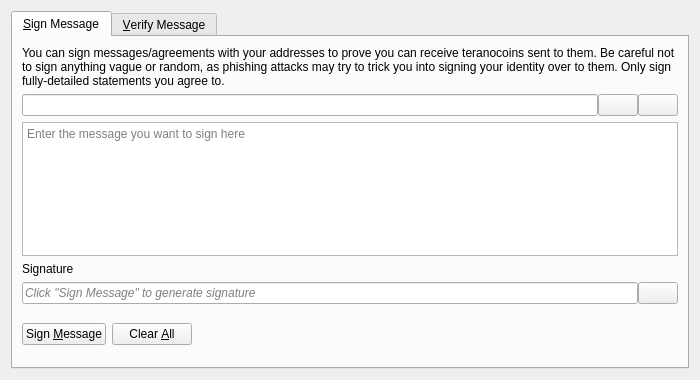
<?xml version="1.0" encoding="UTF-8"?>
<ui version="4.0">
 <class>SignVerifyMessageDialog</class>
 <widget class="QDialog" name="SignVerifyMessageDialog">
  <property name="geometry">
   <rect>
    <x>0</x>
    <y>0</y>
    <width>700</width>
    <height>380</height>
   </rect>
  </property>
  <property name="windowTitle">
   <string>Signatures - Sign / Verify a Message</string>
  </property>
  <property name="modal">
   <bool>true</bool>
  </property>
  <layout class="QVBoxLayout" name="verticalLayout">
   <item>
    <widget class="QTabWidget" name="tabWidget">
     <property name="currentIndex">
      <number>0</number>
     </property>
     <widget class="QWidget" name="tabSignMessage">
      <attribute name="title">
       <string>&amp;Sign Message</string>
      </attribute>
      <layout class="QVBoxLayout" name="verticalLayout_SM">
       <item>
        <widget class="QLabel" name="infoLabel_SM">
         <property name="text">
          <string>You can sign messages/agreements with your addresses to prove you can receive teranocoins sent to them. Be careful not to sign anything vague or random, as phishing attacks may try to trick you into signing your identity over to them. Only sign fully-detailed statements you agree to.</string>
         </property>
         <property name="textFormat">
          <enum>Qt::PlainText</enum>
         </property>
         <property name="wordWrap">
          <bool>true</bool>
         </property>
        </widget>
       </item>
       <item>
        <layout class="QHBoxLayout" name="horizontalLayout_1_SM">
         <property name="spacing">
          <number>0</number>
         </property>
         <item>
          <widget class="QValidatedLineEdit" name="addressIn_SM">
           <property name="toolTip">
            <string>The Teranocoin address to sign the message with</string>
           </property>
          </widget>
         </item>
         <item>
          <widget class="QPushButton" name="addressBookButton_SM">
           <property name="toolTip">
            <string>Choose previously used address</string>
           </property>
           <property name="text">
            <string/>
           </property>
           <property name="icon">
            <iconset resource="../bitcoin.qrc">
             <normaloff>:/icons/address-book</normaloff>:/icons/address-book</iconset>
           </property>
           <property name="shortcut">
            <string>Alt+A</string>
           </property>
           <property name="autoDefault">
            <bool>false</bool>
           </property>
          </widget>
         </item>
         <item>
          <widget class="QPushButton" name="pasteButton_SM">
           <property name="toolTip">
            <string>Paste address from clipboard</string>
           </property>
           <property name="text">
            <string/>
           </property>
           <property name="icon">
            <iconset resource="../bitcoin.qrc">
             <normaloff>:/icons/editpaste</normaloff>:/icons/editpaste</iconset>
           </property>
           <property name="shortcut">
            <string>Alt+P</string>
           </property>
           <property name="autoDefault">
            <bool>false</bool>
           </property>
          </widget>
         </item>
        </layout>
       </item>
       <item>
        <widget class="QPlainTextEdit" name="messageIn_SM">
         <property name="toolTip">
          <string>Enter the message you want to sign here</string>
         </property>
         <property name="placeholderText">
          <string>Enter the message you want to sign here</string>
         </property>
        </widget>
       </item>
       <item>
        <widget class="QLabel" name="signatureLabel_SM">
         <property name="text">
          <string>Signature</string>
         </property>
         <property name="textFormat">
          <enum>Qt::PlainText</enum>
         </property>
        </widget>
       </item>
       <item>
        <layout class="QHBoxLayout" name="horizontalLayout_2_SM">
         <property name="spacing">
          <number>0</number>
         </property>
         <item>
          <widget class="QLineEdit" name="signatureOut_SM">
           <property name="placeholderText">
            <string>Click "Sign Message" to generate signature</string>
           </property>
           <property name="font">
            <font>
             <italic>true</italic>
            </font>
           </property>
           <property name="readOnly">
            <bool>true</bool>
           </property>
          </widget>
         </item>
         <item>
          <widget class="QPushButton" name="copySignatureButton_SM">
           <property name="toolTip">
            <string>Copy the current signature to the system clipboard</string>
           </property>
           <property name="text">
            <string/>
           </property>
           <property name="icon">
            <iconset resource="../bitcoin.qrc">
             <normaloff>:/icons/editcopy</normaloff>:/icons/editcopy</iconset>
           </property>
           <property name="autoDefault">
            <bool>false</bool>
           </property>
          </widget>
         </item>
        </layout>
       </item>
       <item>
        <layout class="QHBoxLayout" name="horizontalLayout_3_SM">
         <item>
          <widget class="QPushButton" name="signMessageButton_SM">
           <property name="toolTip">
            <string>Sign the message to prove you own this Teranocoin address</string>
           </property>
           <property name="text">
            <string>Sign &amp;Message</string>
           </property>
           <property name="icon">
            <iconset resource="../bitcoin.qrc">
             <normaloff>:/icons/edit</normaloff>:/icons/edit</iconset>
           </property>
           <property name="autoDefault">
            <bool>false</bool>
           </property>
          </widget>
         </item>
         <item>
          <widget class="QPushButton" name="clearButton_SM">
           <property name="toolTip">
            <string>Reset all sign message fields</string>
           </property>
           <property name="text">
            <string>Clear &amp;All</string>
           </property>
           <property name="icon">
            <iconset resource="../bitcoin.qrc">
             <normaloff>:/icons/remove</normaloff>:/icons/remove</iconset>
           </property>
           <property name="autoDefault">
            <bool>false</bool>
           </property>
          </widget>
         </item>
         <item>
          <spacer name="horizontalSpacer_1_SM">
           <property name="orientation">
            <enum>Qt::Horizontal</enum>
           </property>
           <property name="sizeHint" stdset="0">
            <size>
             <width>40</width>
             <height>48</height>
            </size>
           </property>
          </spacer>
         </item>
         <item>
          <widget class="QLabel" name="statusLabel_SM">
           <property name="font">
            <font>
             <weight>75</weight>
             <bold>true</bold>
            </font>
           </property>
           <property name="text">
            <string/>
           </property>
           <property name="wordWrap">
            <bool>true</bool>
           </property>
          </widget>
         </item>
         <item>
          <spacer name="horizontalSpacer_2_SM">
           <property name="orientation">
            <enum>Qt::Horizontal</enum>
           </property>
           <property name="sizeHint" stdset="0">
            <size>
             <width>40</width>
             <height>48</height>
            </size>
           </property>
          </spacer>
         </item>
        </layout>
       </item>
      </layout>
     </widget>
     <widget class="QWidget" name="tabVerifyMessage">
      <attribute name="title">
       <string>&amp;Verify Message</string>
      </attribute>
      <layout class="QVBoxLayout" name="verticalLayout_VM">
       <item>
        <widget class="QLabel" name="infoLabel_VM">
         <property name="text">
          <string>Enter the receiver's address, message (ensure you copy line breaks, spaces, tabs, etc. exactly) and signature below to verify the message. Be careful not to read more into the signature than what is in the signed message itself, to avoid being tricked by a man-in-the-middle attack. Note that this only proves the signing party receives with the address, it cannot prove sendership of any transaction!</string>
         </property>
         <property name="textFormat">
          <enum>Qt::PlainText</enum>
         </property>
         <property name="alignment">
          <set>Qt::AlignLeading|Qt::AlignLeft|Qt::AlignTop</set>
         </property>
         <property name="wordWrap">
          <bool>true</bool>
         </property>
        </widget>
       </item>
       <item>
        <layout class="QHBoxLayout" name="horizontalLayout_1_VM">
         <property name="spacing">
          <number>0</number>
         </property>
         <item>
          <widget class="QValidatedLineEdit" name="addressIn_VM">
           <property name="toolTip">
            <string>The Teranocoin address the message was signed with</string>
           </property>
          </widget>
         </item>
         <item>
          <widget class="QPushButton" name="addressBookButton_VM">
           <property name="toolTip">
            <string>Choose previously used address</string>
           </property>
           <property name="text">
            <string/>
           </property>
           <property name="icon">
            <iconset resource="../bitcoin.qrc">
             <normaloff>:/icons/address-book</normaloff>:/icons/address-book</iconset>
           </property>
           <property name="shortcut">
            <string>Alt+A</string>
           </property>
           <property name="autoDefault">
            <bool>false</bool>
           </property>
          </widget>
         </item>
        </layout>
       </item>
       <item>
        <widget class="QPlainTextEdit" name="messageIn_VM">
          <property name="toolTip">
            <string>The signed message to verify</string>
          </property>
          <property name="placeholderText">
            <string>The signed message to verify</string>
          </property>
        </widget>
       </item>
       <item>
        <widget class="QValidatedLineEdit" name="signatureIn_VM">
          <property name="toolTip">
            <string>The signature given when the message was signed</string>
          </property>
          <property name="placeholderText">
            <string>The signature given when the message was signed</string>
          </property>
        </widget>
       </item>
       <item>
        <layout class="QHBoxLayout" name="horizontalLayout_2_VM">
         <item>
          <widget class="QPushButton" name="verifyMessageButton_VM">
           <property name="toolTip">
            <string>Verify the message to ensure it was signed with the specified Teranocoin address</string>
           </property>
           <property name="text">
            <string>Verify &amp;Message</string>
           </property>
           <property name="icon">
            <iconset resource="../bitcoin.qrc">
             <normaloff>:/icons/transaction_0</normaloff>:/icons/transaction_0</iconset>
           </property>
           <property name="autoDefault">
            <bool>false</bool>
           </property>
          </widget>
         </item>
         <item>
          <widget class="QPushButton" name="clearButton_VM">
           <property name="toolTip">
            <string>Reset all verify message fields</string>
           </property>
           <property name="text">
            <string>Clear &amp;All</string>
           </property>
           <property name="icon">
            <iconset resource="../bitcoin.qrc">
             <normaloff>:/icons/remove</normaloff>:/icons/remove</iconset>
           </property>
           <property name="autoDefault">
            <bool>false</bool>
           </property>
          </widget>
         </item>
         <item>
          <spacer name="horizontalSpacer_1_VM">
           <property name="orientation">
            <enum>Qt::Horizontal</enum>
           </property>
           <property name="sizeHint" stdset="0">
            <size>
             <width>40</width>
             <height>48</height>
            </size>
           </property>
          </spacer>
         </item>
         <item>
          <widget class="QLabel" name="statusLabel_VM">
           <property name="font">
            <font>
             <weight>75</weight>
             <bold>true</bold>
            </font>
           </property>
           <property name="text">
            <string/>
           </property>
           <property name="wordWrap">
            <bool>true</bool>
           </property>
          </widget>
         </item>
         <item>
          <spacer name="horizontalSpacer_2_VM">
           <property name="orientation">
            <enum>Qt::Horizontal</enum>
           </property>
           <property name="sizeHint" stdset="0">
            <size>
             <width>40</width>
             <height>48</height>
            </size>
           </property>
          </spacer>
         </item>
        </layout>
       </item>
      </layout>
     </widget>
    </widget>
   </item>
  </layout>
 </widget>
 <customwidgets>
  <customwidget>
   <class>QValidatedLineEdit</class>
   <extends>QLineEdit</extends>
   <header>qt/qvalidatedlineedit.h</header>
  </customwidget>
 </customwidgets>
 <resources>
  <include location="../bitcoin.qrc"/>
 </resources>
 <connections/>
</ui>
